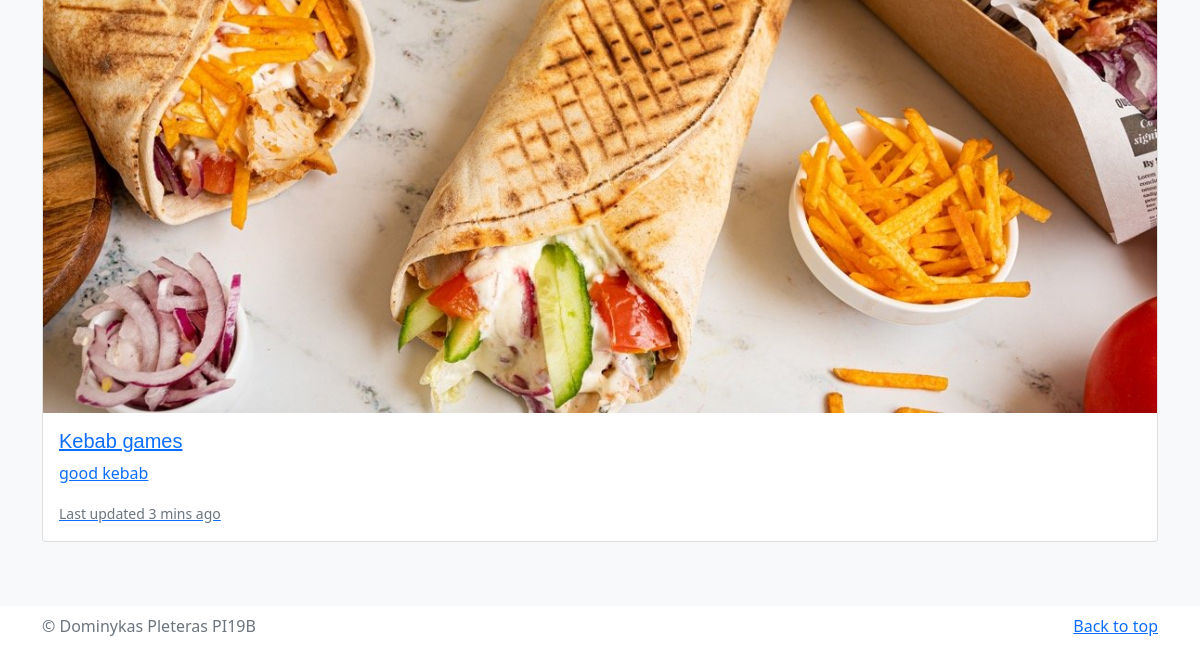
The page /games/ (lower part) on the database as committed earlier.
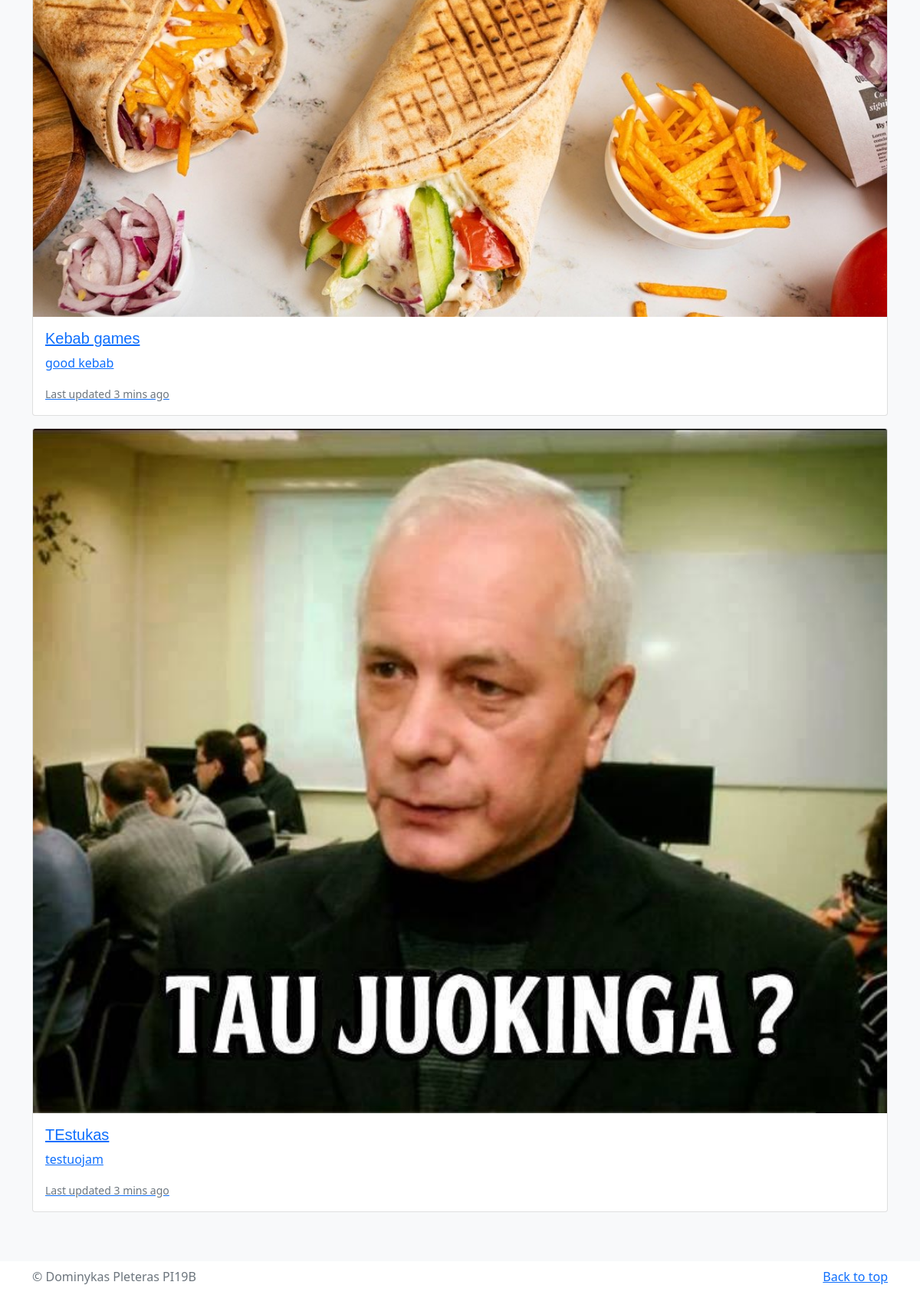
The same page on the database as committed later.
### accounts/models.py (models this page shows, shortened)
class UserGame(models.Model):
    gameName=models.CharField(max_length=200,null=True)
    gameDescription=models.CharField(max_length=1000,null=True)
    gameCode=models.CharField(max_length=100000,null=True)
    image = models.ImageField(null=True, blank=True)
    gameOwnerUsername=models.CharField(max_length=200,null=True)

### accounts/views.py (the view)
# urls.py: path('games/', views.games, name='games'),
def games(request):
    userGame= UserGame.objects.all()
    return render(request,'accounts/games.html',{'userGame':userGame})

### accounts/templates/accounts/games.html (shortened to what this page needs)
{% extends 'accounts/main.html' %}
{% block content %}
<div class="album py-5 bg-light">
    <div class="container">
        {% for i in userGame%}
        <a href={% url 'gamesPage' i.id %}>
            <div class="card mb-3">
                <img class="card-img-top" src="{{i.image.url}}" alt="...">
                <div class="card-body">
                    <h5 class="card-title">{{i.gameName}}</h5>
                    <p class="card-text">{{i.gameDescription}}</p>
                    <p class="card-text"><small class="text-muted">Last updated 3 mins ago</small></p>
                </div>
            </div>
        {% endfor%}
    </div>
</div>
{% endblock %}

### accounts/templates/accounts/main.html (shortened to what this page needs)
{% load static %}
<!DOCTYPE html>
<html>
    <head>
        <link rel="stylesheet" type="text/css" href="{% static '/css/style.css' %}">
        <link href="https://cdn.jsdelivr.net/npm/bootstrap@5.0.2/dist/css/bootstrap.min.css" rel="stylesheet">
    </head>
    <body>
        {% block content%}
        {% endblock %}
    </body>
    <footer class="text-muted py-2" >
        <div class="container">
          <p class="float-end mb-1">
            <a href="#">Back to top</a>
          </p>
          <p class="mb-1">&copy; Dominykas Pleteras PI19B</p>
        </div>
      </footer>
</html>

### accounts/static/css/style.css (style rules this page uses)
body { font-family: "Open Sans", sans-serif; color: #444444; }
a { color: #ffc451; text-decoration: none; }
h1, h2, h3, h4, h5, h6 { font-family: "Raleway", sans-serif; }

Rows that differ between the two databases and show on the page:
added UserGame: image (picture), gameName "TEstukas", gameDescription "testuojam"
